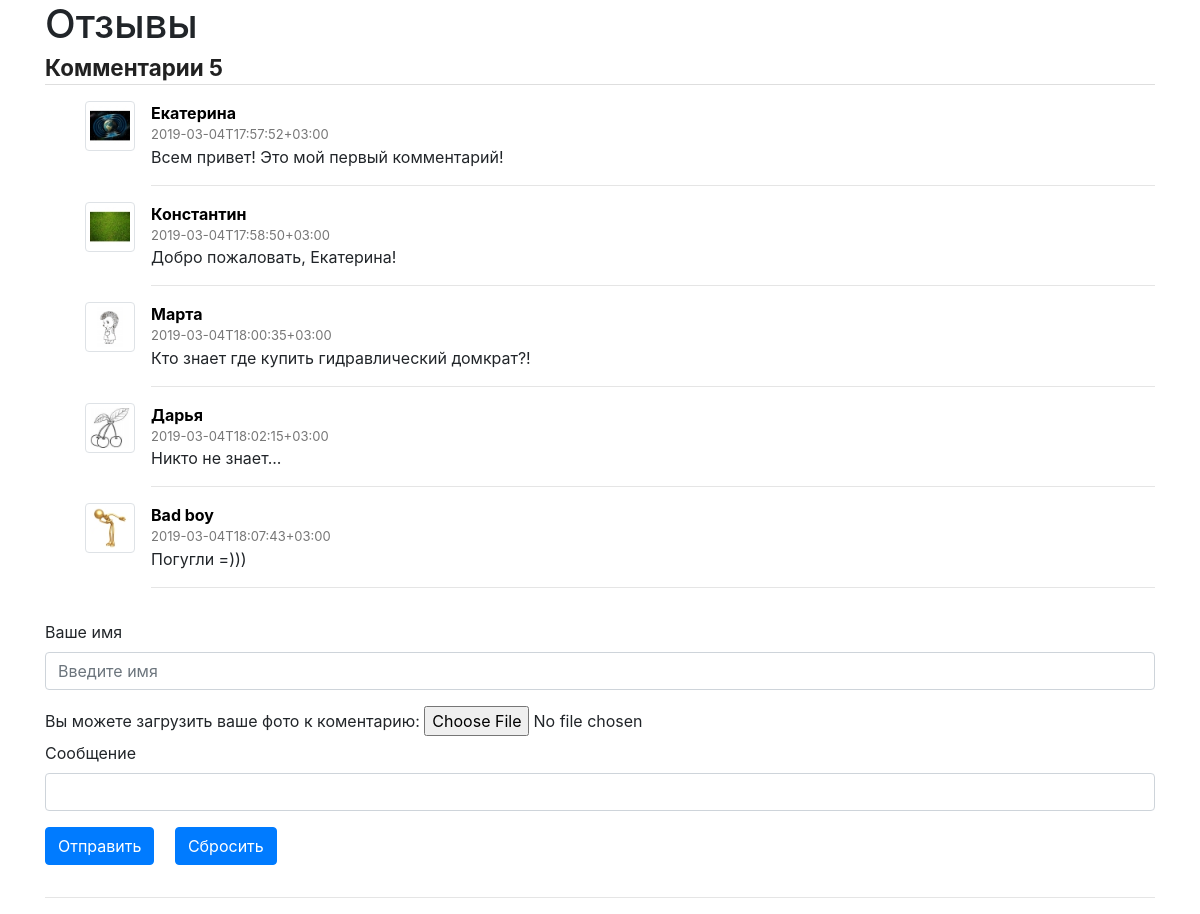
The page / on the database its author committed.
### tables this page shows
CREATE TABLE `comments` (
  `id` int(11) NOT NULL,
  `name` text NOT NULL,
  `date` text NOT NULL,
  `message` text NOT NULL,
  `path` text NOT NULL,
  `imgName` text NOT NULL
);

### engine/counters.php (called while the page is built)
<?php
   function commentsCounter($conDB){
    $query = "SELECT COUNT(1) FROM comments";
    $cDB = mysqli_query( $conDB,$query);
    $counter = mysqli_fetch_array( $cDB);
    return $counter[0];
 }

### engine/render.php (the view, shortened to what this page needs)
<?php
function renderComments($conDB, $id)
{
    echo '<div class="comments">
                <h3 class="title-comments">Комментарии '. commentsCounter($conDB) .'</h3>
                  <ul class="media-list">';
    $query = "SELECT * FROM comments";
    $resDB = mysqli_query($conDB, $query);
    $item = mysqli_fetch_all($resDB, MYSQLI_ASSOC);
    if (count($item) > 0) {
        foreach ($item as $media) {
            $fileThumb = $media['path'] . "thumbs/" . $media['imgName'];
            echo ' <li class="media">
                     <div class="media-left">
                        <a href="#">
                             <img class="media-object img-thumbnail mr-3" src="'. $fileThumb . '" alt="...">
                         </a>
                     </div>
                    <div class="media-body">
                         <div class="media-heading">
                            <div class="author">'. $media[name] . '</div>
        <div class="metadata">
          <span class="date">'. $media[date] .'</span>
        </div>
      </div>
      <div class="media-text text-justify">'. $media[message] .'</div>
      <div class="footer-comment">
      </div>
      <hr></li>';
            }
    } else {
        echo '<div class="page-header"><h4>Комментарии отсутствуют!</h4></div>';
    }
    echo '</ul>
        </div> ';
}

### public/index.php (shortened to what this page needs)
<!doctype html>
<html lang="en">
  <head>
    <link href="css/style.css" rel="stylesheet">
    <link rel="stylesheet" href="https://stackpath.bootstrapcdn.com/bootstrap/4.2.1/css/bootstrap.min.css">
  </head>
  <body>
	<div class="container">
    <div class="page-header">
        <h1>Отзывы</h1>
    </div>
 <?php
    include ENGINE_DIR . "comments.php";
    include ENGINE_DIR . "uploads.php";
    include ENGINE_DIR . "counters.php";
    include ENGINE_DIR . "render.php";
    $commentsCreator = renderComments($conDB, null);
    ?>
<form action="" method="post" enctype="multipart/form-data">
  <fieldset>
    <div class="form-group">
      <label for="disabledTextInput">Ваше имя</label>
      <input type="text" id="disabledTextInput" class="form-control" placeholder="Введите имя" name="name" value="<?=$A?>" required>
    </div>
     <div class="form-group">
       <label for="avatar">Вы можете загрузить ваше фото к коментарию:</label>
      <input type="file" name="file" id="file" class="btn-file" data-filename-placement="inside" title="Выбрать файл" />
    <div class="form-group">
      <label for="messageInput">Сообщение</label>
      <input type="text" id="messageInput" class="form-control" name="message" value="<?=$message?>" required>
    </div>
    <div class="form-group">
      <button type="submit" class="btn btn-primary" name="operation" value="send">Отправить</button> <button type="submit" class="btn btn-primary ml-3" name="reset" value="reset">Сбросить</button>
    </div>
  </fieldset>
</form>
<hr>
  </body>
</html>

### public/css/style.css (style rules this page uses)
html { font-size: 16px; }
.media-body .author { display: block; font-size: 1rem; color: #000; font-weight: 700; }
.media-body .metadata { display: block; color: #777; font-size: .8125rem; }
.media-text { margin-bottom: 0.25rem; }
.title-comments { font-size: 1.4rem; font-weight: bold; line-height: 1.5rem; color: rgba(0,0,0,.87); margin-bottom: 1rem; padding-bottom: .25rem; border-bottom: 1px solid rgba(34,36,38,.15); }
.media-left img { width: 50px; }

### rows shown on the page
comments: path+imgName (picture), name "Екатерина", date "2019-03-04T17:57:52+03:00", message "Всем привет! Это мой первый комментарий!"
comments: path+imgName (picture), name "Константин", date "2019-03-04T17:58:50+03:00", message "Добро пожаловать, Екатерина!"
comments: path+imgName (picture), name "Марта", date "2019-03-04T18:00:35+03:00", message "Кто знает где купить гидравлический домкрат?!"
comments: path+imgName (picture), name "Дарья", date "2019-03-04T18:02:15+03:00", message "Никто не знает..."
comments: path+imgName (picture), name "Bad boy", date "2019-03-04T18:07:43+03:00", message "Погугли =)))"

### other values the page prints
commentsCounter($conDB) "5"
